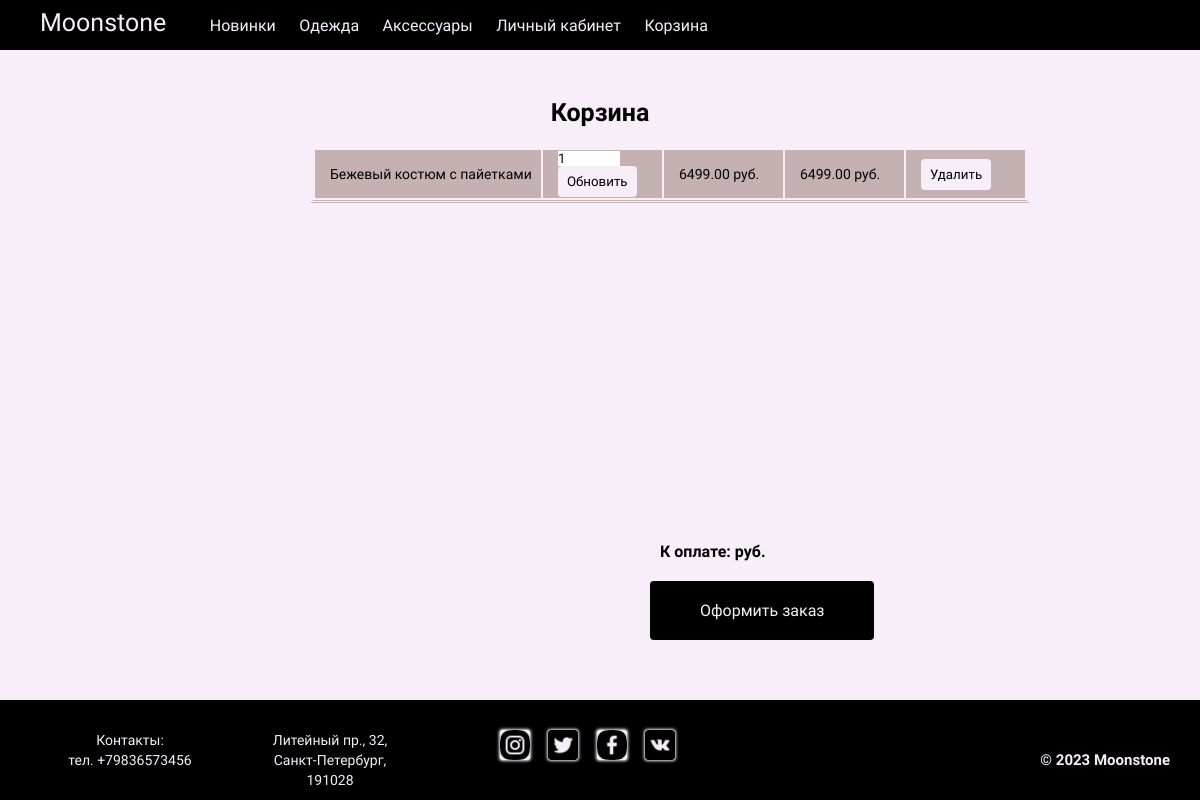
The page /cart/ (signed in) on the database as committed earlier.
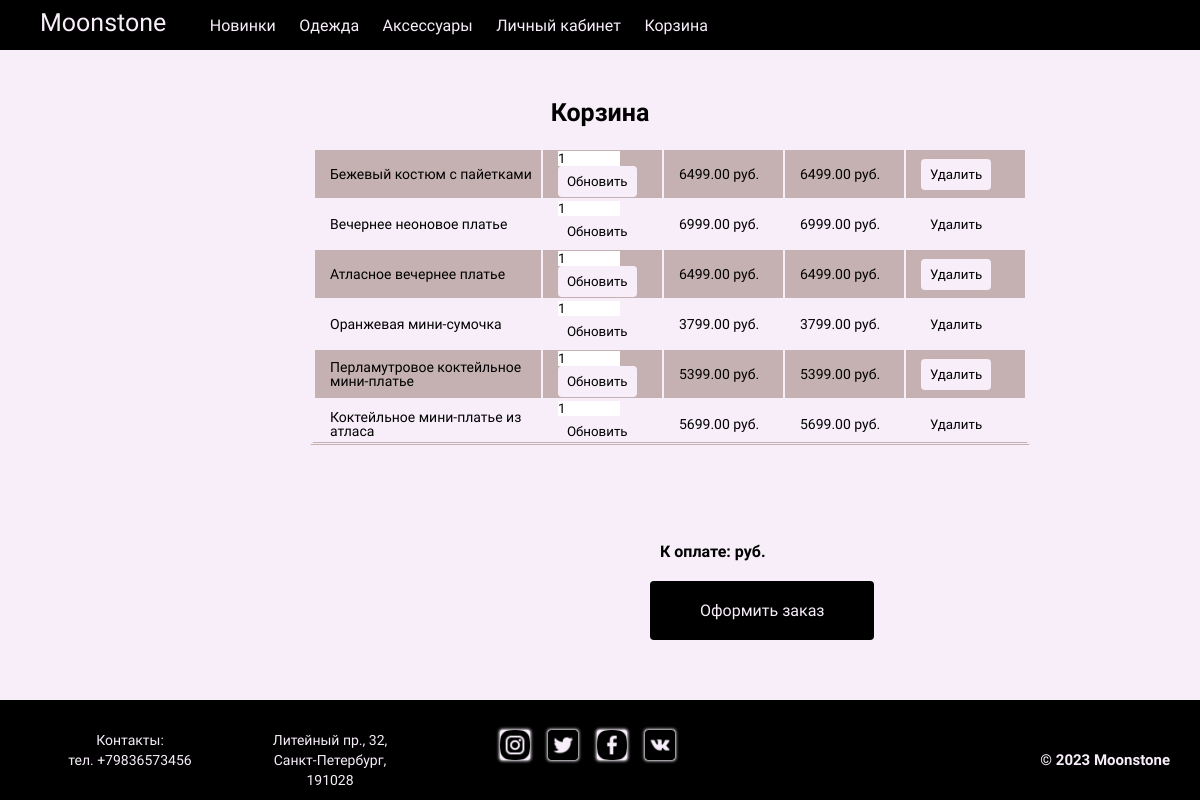
The same page on the database as committed later.
### shop/models.py (models this page shows, shortened)
class Cart(models.Model):
    user = models.ForeignKey(User, on_delete=models.CASCADE)
    product = models.ForeignKey(Product, on_delete=models.CASCADE)
    quantity = models.IntegerField(default=1)
    created_at = models.DateTimeField(auto_now_add=True)
    def get_total_price(self):
        return self.product.price * self.quantity

class Product(models.Model):
    name = models.CharField(max_length=255)
    description = models.TextField()
    price = models.DecimalField(max_digits=10, decimal_places=2)
    image = models.ImageField(upload_to='product_images', storage=fs)

### shop/views.py (the view, shortened to what this page needs)
# urls.py: path('cart/', views.cart_detail, name='cart_detail'),
@login_required
def cart_detail(request):
    cart = Cart.objects.filter(user=request.user).all()
    context = {
        'cart': cart,
    }
    return render(request, 'shop/cart_detail.html', context)

### templates/shop/cart_detail.html (shortened to what this page needs)
{% extends 'shop/base.html' %}
{% load static %}
{% block content %}
<div class="cart__body">
  <h1>Корзина</h1>
  {% if cart %}
  <table>
    <tbody>
      {% for item in cart %}
      <tr>
        <td>{{ item.product.name }}</td>
        <td>
          <form method="POST" action="{% url 'shop:cart_detail' %}">
            <input type="number" name="quantity" value="{{ item.quantity }}" min="1" max="10" step="1">
            <button class="cart__update" type="submit">Обновить</button>
          </form>
        </td>
        <td>{{ item.product.price }} руб.</td>
        <td>{{ item.get_total_price }} руб.</td>
        <td>
          <form method="POST" action="{% url 'shop:cart_detail' %}">
            <button class="cart__delete" type="submit">Удалить</button>
          </form>
        </td>
      </tr>
      {% endfor %}
    </tbody>
  </table>
  <p class="cart__price">К оплате:   {{ cart.get_cart_total}} руб.</p>
  <form class="cart__checkout" method="post" action="{% url 'shop:checkout' %}">
    <button class="cart__checkout__button">Оформить заказ</button>
  </form>
  {% else %}
  <div class="button__cart">
    <p>В вашей корзине нет покупок</p>
    <button class="button__cart__get"> <a href="{% url 'shop:product_list_2' %}" class="btn btn-primary">Перейти к покупкам</a></button>
  </div>
  {% endif %}
</div>
{% endblock %}

### templates/shop/base.html (shortened to what this page needs)
{% load static %}
<!DOCTYPE html>
<html lang="ru">
		<link rel="stylesheet" type="text/css" href="{% static 'css/style.css' %}">
	</head>
	<body>
		<header>
			{% include 'includes/header.html' %}
		</header>
        <main class="main">
            {% block content %}
            {% endblock %}
        </main>
	    <footer class="contacts">
			{% include 'includes/footer.html' %}
		</footer>
	</body>
</html>

### templates/includes/header.html
{% load static %}
<header>
    <div class="header__container">
		<div class="header__outer">
			<div class="header__inner">
				<nav class="header__inner">
					<ul class="header__list">
						<li class="top__level">
							<a href="{% url 'shop:shop' %}">
								<p class="top__logo">Moonstone</p>
							</a>
						</li>
						<li class="top__level">
							<a href="{% url 'shop:product_list_1' %}">
								Новинки
							</a>
						</li>
						<li class="top__level">
							<a href="{% url 'shop:product_list_2' %}">
								Одежда
							</a>
						</li>
						<li class="top__level">
							<a href="{% url 'shop:product_list_3' %}">
								Аксессуары
							</a>
						</li>
						<li class="top__level">
							<a href="{% url 'shop:account_detail' %}">
								Личный кабинет
							</a>
						</li>
						<li class="top__level">
							<a href="{% url 'shop:cart_detail' %}">
								Корзина
							</a>
						</li>
					</ul>
				</nav>
			</div>
		</div>
	</div>
</header>

### templates/includes/footer.html
{% load static %}
<footer class="">
    <div class="contacts__container">
        <div class="contacts__item contacts__item__1">
            <p>Контакты:</p>
            <p>тел. +79836573456</p>
        </div>
        <div class="contacts__item contacts__item__2" >
            <p>Литейный пр., 32,<br> Санкт-Петербург, <br> 191028</p>
        </div>
        <div class="contacts__item contacts__item__3">
            <a target="_blank" href="https://instagram.com">
                <img src="{% static 'img/icon6.png' %}"  alt="" height="30px">
            </a>
            <a target="_blank" href="https://twitter.com">
                <img src="{% static 'img/icon7.png' %}"  alt="" height="30px">
            </a>
            <a target="_blank" href="https://facebook.com">
                <img src="{% static 'img/icon5.png' %}" alt="" height="30px">
            </a>
            <a target="_blank" href="https://vk.com">
                <img src="{% static 'img/icon9.png' %}"  alt="" height="30px">
            </a>
        </div>
    </div>
    <p class="logo">© 2023 Moonstone</p>
</footer>

### static/css/style.css (style rules this page uses)
* { padding: 0; margin: 0; border: 0; }
*,*:before,*:after { -moz-box-sizing: border-box; -webkit-box-sizing: border-box; box-sizing: border-box; }
nav,footer,header,aside { display: block; }
html,body { height: 100%; width: 100%; font-size: 100%; line-height: 1; font-size: 14px; -ms-text-size-adjust: 100%; -moz-text-size-adjust: 100%; -webkit-text-size-adjust: 100%; }
input,button,textarea { font-family:inherit; }
button { cursor: pointer; }
a, a:visited { text-decoration: none; }
ul li { list-style: none; }
img { vertical-align: top; }
h1,h2,h3,h4,h5,h6 { font-size:inherit;font-weight: 400; }
body { font-family: 'Kosugi Maru', sans-serif; }
header { background-color: #000000; height: 50px; position: fixed; top: 0; left: 0; width: 100%; z-index: 999; }
.header__container { background-color: #000000; }
.header__list { text-align: left; }
.top__level { display: inline; }
.top__level a { color: #f7eef9; font-size: 16px; display: inline-block; padding: 10px; }
.top__level p { font-size: 25px; margin-left: 30px; margin-right: 20px; }
.contacts { background-color: #000000; color: #f7eef9; padding: 30px 30px 10px 30px; font-size: 14px; text-align: center; position: fixed; left: 0; bottom: 0; width: 100%; line-height: 20px; }
.contacts__container { display: flex; width: 800px; }
.contacts__item__1 { flex-basis: 200px; }
.contacts__item__2 { flex-basis: 200px; }
.contacts__item__3 { flex-basis: 300px; }
.contacts__item a { color: #f7eef9; }
.contacts__item img { box-shadow: 0 0 3px 1px #f7eef9; border-radius: 3px; background-color: #f7eef9; margin-left: 15px; }
.logo { font-weight: 600; font-size: 15px; position: absolute; right: 30px; bottom: 30px; }
.cart__body { background-color: #f7eef9; padding-top: 50px; padding-bottom: 10px; position: relative; height: 700px; padding-bottom: 100px; text-align: center; }
.cart__body h1 { padding-top: 50px; padding-bottom: 20px; font-size: 25px; font-weight: 700; }
.cart__body table { table-layout: fixed; width: 60%; border-collapse: collapse; border: 3px solid #f7eef9; margin-left: 310px; max-height: 300px; overflow-y: auto; display: flex; border-bottom: 3px solid #c5b1b1; border-style: double; }
.cart__body tr { height: 50px; text-align: left; padding-left: 20px; border: 2px solid #f7eef9; }
.cart__body tr:nth-child(odd) { background-color: #c5b1b1; }
.cart__body tr:nth-child(even) { background-color: #f7eef9; }
.cart__body td { border: 2px solid #f7eef9; padding-left: 15px; width: 17%; }
.cart__body td:first-child { width: 650px; }
.cart__update { padding: 8px 9px; border-radius: 4px; background-color: #f7eef9; }
.cart__delete { padding: 8px 9px; border-radius: 4px; background-color: #f7eef9; }
.cart__price { position: fixed; bottom: 240px; left: 660px; font-size: 16px; font-weight: 700; }
.cart__checkout { position: fixed; margin: 20px; padding: 10px 25px; border-radius: 4px; background-color: #000000; color: #f7eef9; font-size: 16px; left: 630px; bottom: 140px; }
.cart__checkout__button { padding: 10px 25px; border-radius: 4px; background-color: #000000; color: #f7eef9; font-size: 16px; }
.history__body table, th, td { border: 1px solid #f7eef9; }

Rows that differ between the two databases and show on the page:
added Cart: product.name "Вечернее неоновое платье", quantity "1", product.price "6999.00", get_total_price "6999.00"
added Cart: product.name "Атласное вечернее платье", quantity "1", product.price "6499.00", get_total_price "6499.00"
added Cart: product.name "Оранжевая мини-сумочка", quantity "1", product.price "3799.00", get_total_price "3799.00"
added Cart: product.name "Перламутровое коктейльное мини-платье", quantity "1", product.price "5399.00", get_total_price "5399.00"
added Cart: product.name "Коктейльное мини-платье из атласа", quantity "1", product.price "5699.00", get_total_price "5699.00"
